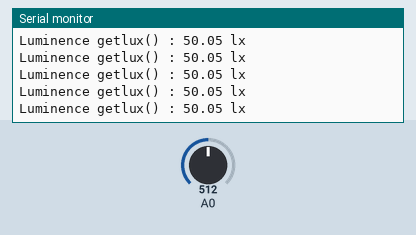
Recording of a sketch running on a simulated Arduino Uno, built with avr-gcc and run on an emulated ATmega328P. Parts: the last lines printed to the serial monitor. Inputs (shaded band) come from the test bench; at power-on: A0 = 512.

Above: at 1.2 s.
1.3 s: A0 set to 112
At 2.4 s:
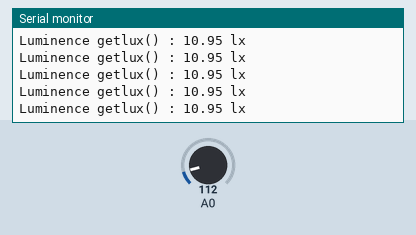
4.3 s: A0 set to 96
At 5.2 s:
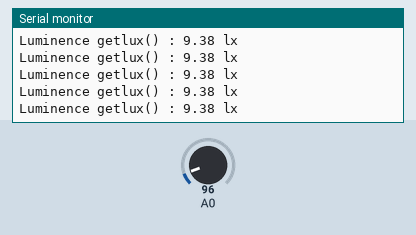
5.8 s: A0 set to 1023
At 6.6 s:
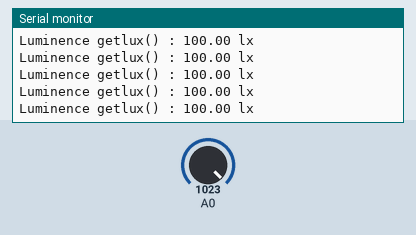
8.8 s: A0 set to 1007
At 9.6 s:
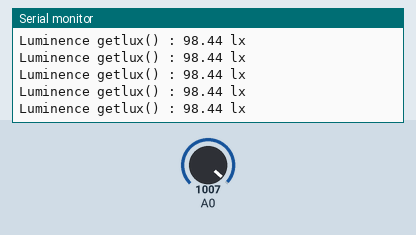
Timing chart, 0 to 11.8 s (numbered marks = the images above; inputs shaded):
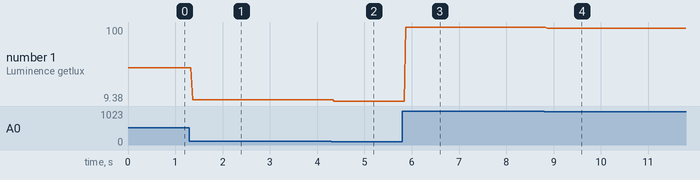

The sketch:

Lux.ino
```cpp
#include "Lux.h"

void setup() {
  Serial.begin(9600);
}

void loop() {
  // put your main code here, to run repeatedly:
  Serial.print("Luminence getlux() : "); Serial.print(getLux()); Serial.println(" lx\n");
}
```

Measured:
- after the input at 1.3 s, the serial monitor: prints a new line after 0.06 s (image 1)
- after the input at 4.3 s, the serial monitor: prints a new line after 0.06 s (image 2)
- after the input at 5.8 s, the serial monitor: prints a new line after 0.08 s (image 3)
- after the input at 8.8 s, the serial monitor: prints a new line after 0.06 s (image 4)
- plotted number 1: 50.05 → 10.95 after the input at 1.3 s, 10.95 → 9.38 after the input at 4.3 s, 9.38 → 100 after the input at 5.8 s, 100 → 98.44 after the input at 8.8 s
